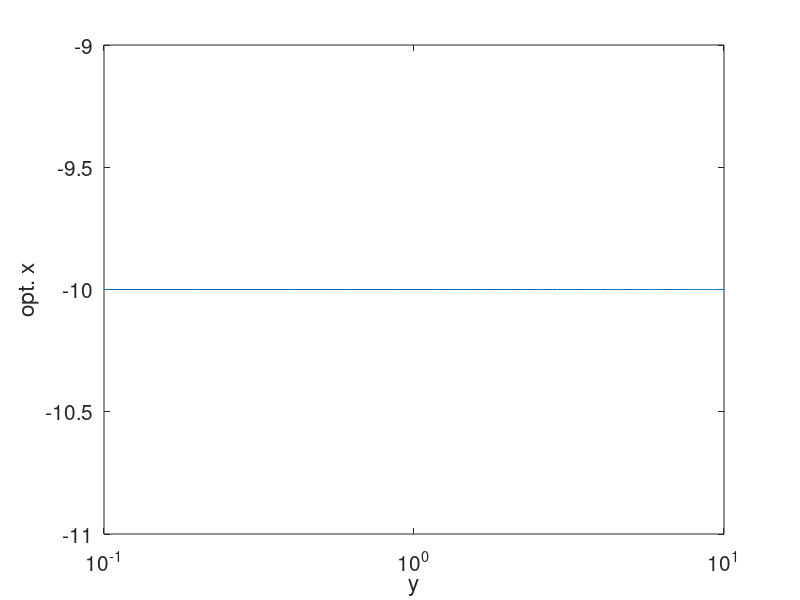
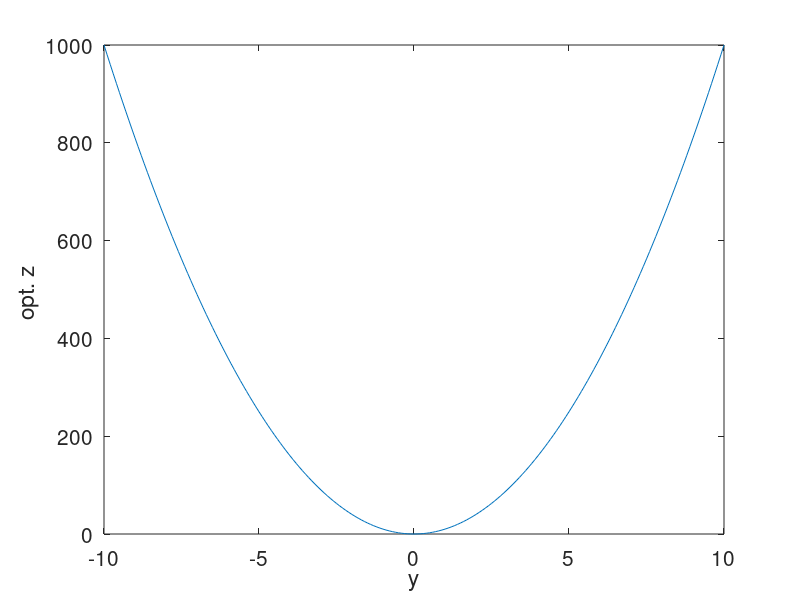

Recreate these plots in MATLAB, in order.
% max_fun_value.m
% Find the max function value for a given range and coresponding x


y = -10:0.1:10;
x = -10:0.1:10;
% w.l.o.g. transpose x
x_trans = transpose(x);
% resulting 
z = -x_trans.^2.*(y);
% z_max store the largest value for a particular x in range y
% max_x_index stores the index of largest coresponding x in x (array) 
[z_max max_x_index] = max(z,[],2);
x_max_z = zeros(length(x),1);
for i=1:1:length(x)
	x_max_z(i) = x(max_x_index(i));
end

% corespoding x for largest z over y
figure(3);
plot(y,x_max_z);
xlabel('y','FontSize',15);%
ylabel('opt. x','FontSize',15); 
set(gca, 'XScale', 'log');
set(gca,'FontSize',15);


% plot largest z over y
figure(4);
plot(y,z_max);
ylabel('opt. z ','FontSize',15);
xlabel('y','FontSize',15); 
set(gca,'FontSize',15);